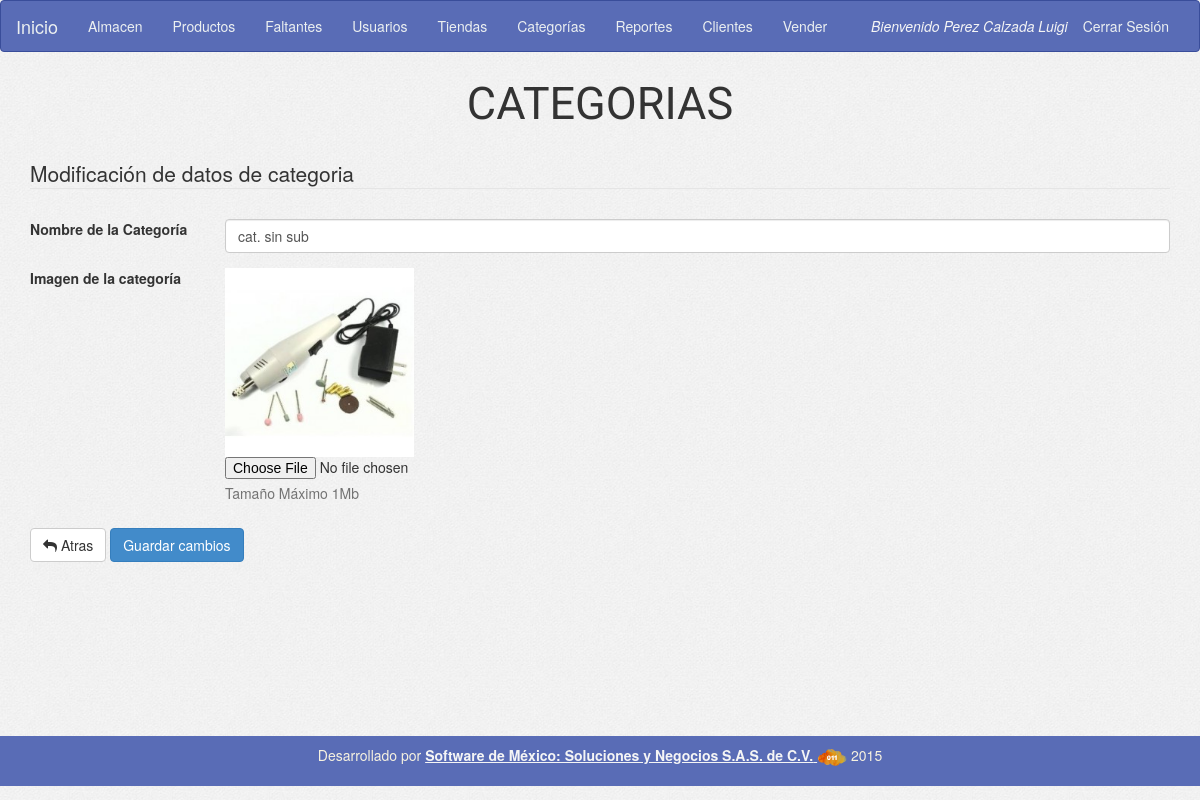
Screenshot of /cotizador/form_update_category.php?id=2 (signed in) with the database file from the repository.
### tables this page shows
CREATE TABLE `categorias` (
  `id` int(11) NOT NULL,
  `nombre` varchar(50) NOT NULL,
  `created` date NOT NULL,
  `created_by_user_id` int(11) NOT NULL,
  `activo` tinyint(4) NOT NULL,
  `img` varchar(50) DEFAULT NULL
);

### cotizador/config/conexion.php (called while the page is built, shortened)
<?php
	$tCategory="categorias";
?>

### cotizador/config/variables.php (called while the page is built, shortened)
<?php
        $rutaImgCat="uploads/categories/";
?>

### cotizador/form_update_category.php (the view, shortened to what this page needs)
<?php
include('config/conexion.php');
include('header.php');
include ('menu.php');
if (!isset($_SESSION['sessA']))
  echo '<div class="row"><div class="col-sm-12 text-center"><h2>No ha iniciado sesión de Administrador</h2></div></div>';
else if ($_SESSION['perfil'] != "1")
  echo '<div class="row><div class="col-sm-12 text-center"><h2>No tienes permiso para entrar a esta sección</h2></div></div>';
else {
  $categoryId = $_GET['id'];
  include('config/variables.php');
  $sqlGetCategory = "SELECT nombre, img FROM $tCategory WHERE id='$categoryId' ";
  $resGetCategory = $con->query($sqlGetCategory);
  $rowGetCategory = $resGetCategory->fetch_assoc();
  ?>
  <div class="container">
    <div class="row">
      <div class="titulo-crud text-center">
        CATEGORIAS
      </div>
      <div class="msg"></div>
      <div class="col-md-12">
        <form id="formUpdCategory" name="formUpdCategory" method="POST" class="form-horizontal" enctype="multipart/form-data">
          <legend>Modificación de datos de categoria</legend>
            <div class="error"></div>
            <div class="form-group">
              <label class="col-sm-2">Nombre de la Categoría</label>
              <div class="col-sm-10">
                <input type="text" id="inputCategory" name="inputCategory" class="form-control" value="<?= $rowGetCategory['nombre']; ?>">
              </div>
            </div>
            <div class="form-group">
                <label class="col-sm-2">Imagen de la categoría</label>
                <div class="col-sm-10">
                    <img src="<?=$rutaImgCat.$rowGetCategory['img'];?>" width="20%">
                    <input type="file" id="inputImg" name="inputImg" >
                    <p class="help-block">Tamaño Máximo 1Mb</p>
                </div>
            </div>
            <div class="form-group">
              <div class="col-sm-offset-0 col-sm-12">
                <a href="form_select_category.php" class="btn btn-default"><i class="fa fa-mail-reply"></i> Atras</a>
                <button type="submit" class="btn btn-primary" >Guardar cambios</button>
              </div>
            </div>
          </form>
      </div>
    </div>
  </div>
  <?php
}
include ('footer.php');
?>

### cotizador/assets/css/application.css (style rules this page uses)
body { min-height: 100%; background-image: url("../img/bg.jpg"); }
.titulo-crud { font-size: 4.5rem; font-family: 'Roboto', sans-serif; padding-bottom: .2rem; }
.error { font-size: 1.5rem; padding: .5rem; padding-left: 2rem; color: #4cae4c; }
.container { min-height: 83%; }
.msg { padding-left: 3rem; font-size: 2rem; padding-bottom: 1rem; padding-top: 1rem; }

### cotizador/assets/css/loader.css (style rules this page uses)
p { line-height: 1.33em; color: #7E7E7E; }

### rows the page displays
categorias: inputCategory "cat. sin sub", img (picture)

### other values shown
$_SESSION['userName'] "Perez Calzada Luigi"
